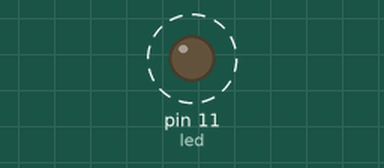
The program below on a simulated Raspberry Pi (header pin numbers). Shown: output pins drawn as LEDs (lit = HIGH). Dashed ring = blinking.

Above: at 0.5 s.
Timing chart, 0 to 4.6 s (numbered marks = the images above):
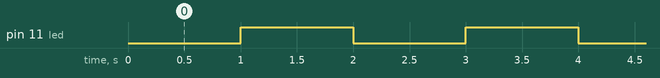

The program:

blink.py
```python
import RPi.GPIO as GPIO
import time

GPIO.setmode(GPIO.BOARD)

led = 11
GPIO.setup(led, GPIO.OUT)

try:
	while True:
		GPIO.output(led, 0)
		time.sleep(1)
		GPIO.output(led, 1)
		time.sleep(1)
except KeyboardInterrupt:
	GPIO.cleanup()
```

Measured:
- by itself, pin 11 (led): alternates HIGH for 1.0 s and LOW for 1.0 s
